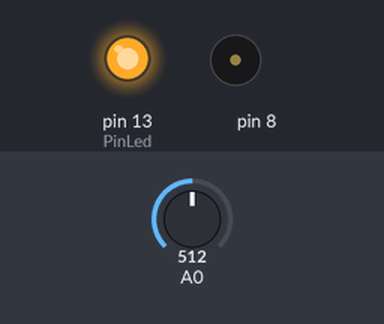
Bench run of a sketch on a simulated Arduino Uno, built with avr-gcc and run on an emulated ATmega328P. On the bench: output pins drawn as LEDs (lit = HIGH), buzzer (waves = sounding). Inputs (shaded band) come from the test bench; at power-on: A0 = 512.

Above: at 0.1 s.
At 5.1 s:
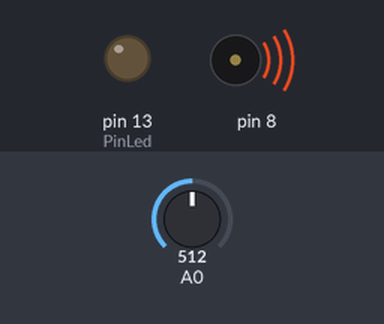
Timing chart, 0 to 6.6 s (numbered marks = the images above):
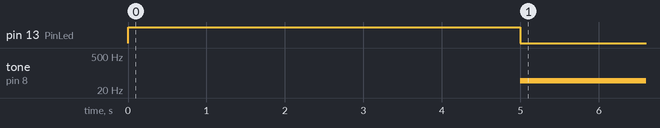

The sketch:

Zumbador.ino
```cpp
int ValordelSensor;
int ValorMinimoSensor = 1023;
int ValorMaximoSensor = 0;
const int PinLed = 13;

void setup() {
  // put your setup code here, to run once:
  pinMode(PinLed,13);
  digitalWrite(PinLed,HIGH);
  while(millis() < 5000) {
    ValordelSensor = analogRead(A0);
    if(ValordelSensor > ValorMaximoSensor) {
      ValorMaximoSensor = ValordelSensor;
    }
    if(ValordelSensor < ValorMinimoSensor) {
      ValorMinimoSensor = ValordelSensor;
    }
  }
  digitalWrite(PinLed,LOW);
}

void loop() {
  // put your main code here, to run repeatedly:
  ValordelSensor = analogRead(A0);
  int tono = map(ValordelSensor,ValorMinimoSensor,ValorMaximoSensor,50,4000);
  tone(8,tono,20);
  delay(10);
}
```

Measured:
- by itself, tone on pin 8: silent → 49 Hz at 5.0 s
